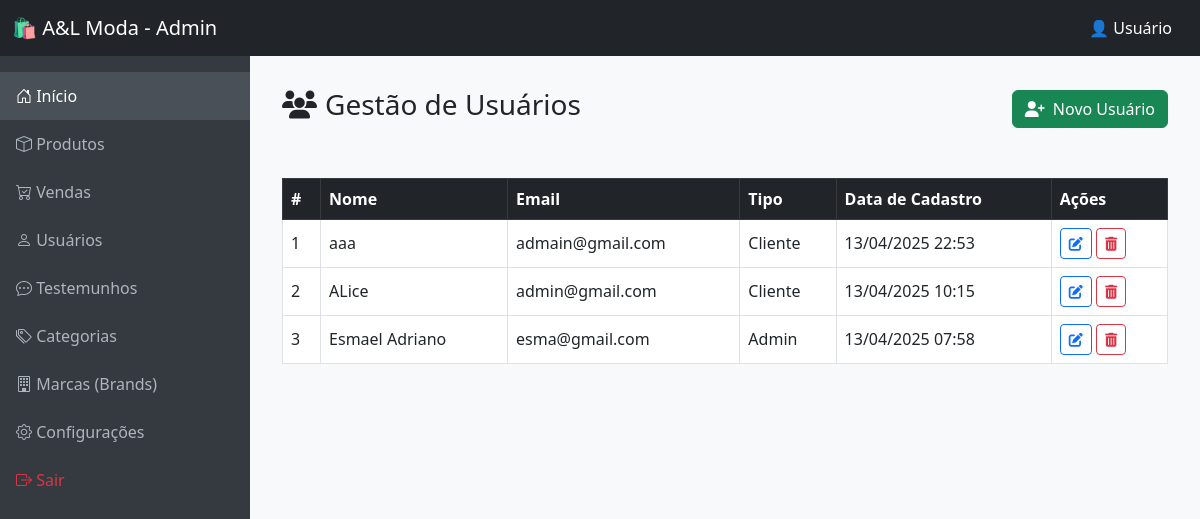
The page /painel/admin/usuarios.php on the database its author committed.
### tables this page shows
CREATE TABLE `usuarios` (
  `id` int(11) NOT NULL,
  `nome` varchar(255) NOT NULL,
  `email` varchar(255) NOT NULL,
  `senha` varchar(255) NOT NULL,
  `tipo` enum('cliente','admin') NOT NULL,
  `data_cadastro` timestamp NOT NULL DEFAULT current_timestamp()
);

### painel/admin/usuarios.php (the view, shortened to what this page needs)
<?php
include_once('C:\xampp\htdocs\A&Lmoda\conexao.php');
$usuarios = $conn->query("SELECT * FROM usuarios ORDER BY data_cadastro DESC");
?>
<!DOCTYPE html>
<html lang="pt-br">
<head>
    <link rel="stylesheet" href="https://cdn.jsdelivr.net/npm/bootstrap@5.3.0/dist/css/bootstrap.min.css">
    <link rel="stylesheet" href="https://cdnjs.cloudflare.com/ajax/libs/animate.css/4.1.1/animate.min.css" />
</head>
<body class="bg-light">
    <?php include_once('./navbar.php'); ?>
    <div class="main-content" style="margin-top: 56px;">
        <div class="d-flex justify-content-between align-items-center mb-4">
            <h3 class="text-dark"><i class="fas fa-users me-2"></i>Gestão de Usuários</h3>
            <button class="btn btn-success" data-bs-toggle="modal" data-bs-target="#addUserModal">
                <i class="fas fa-user-plus me-1"></i> Novo Usuário
            </button>
        </div>
        <div class="table-responsive mt-5">
            <table class="table table-hover table-bordered align-middle">
                <thead class="table-dark">
                    <tr>
                        <th>#</th>
                        <th>Nome</th>
                        <th>Email</th>
                        <th>Tipo</th>
                        <th>Data de Cadastro</th>
                        <th>Ações</th>
                    </tr>
                </thead>
                <tbody>
                    <?php
                    $usuarios->data_seek(0);
                    $index = 1;
                    while ($user = $usuarios->fetch_assoc()):
                    ?>
                        <tr>
                            <td><?= $index++ ?></td>
                            <td><?= $user['nome'] ?></td>
                            <td><?= $user['email'] ?></td>
                            <td><?= ucfirst($user['tipo']) ?></td>
                            <td><?= date('d/m/Y H:i', strtotime($user['data_cadastro'])) ?></td>
                            <td>
                                <button class="btn btn-sm btn-outline-primary" data-bs-toggle="modal" data-bs-target="#editUserModal<?= $user['id'] ?>">
                                    <i class="fas fa-edit"></i>
                                </button>
                                <form method="POST" class="d-inline">
                                    <button type="submit" name="delete_user" class="btn btn-sm btn-outline-danger" onclick="return confirm('Deseja excluir este usuário?')">
                                        <i class="fas fa-trash-alt"></i>
                                    </button>
                                </form>
                            </td>
                        </tr>
                    <?php endwhile; ?>
                </tbody>
            </table>
        </div>
    </div>
    <div id="alert-container" class="position-fixed top-0 end-0 p-3" style="z-index: 1055;"></div>
</body>
</html>

### painel/admin/navbar.php (style rules this page uses)
body { font-family: 'Segoe UI', sans-serif; background-color: #f8f9fa; }
.main-content { margin-left: 250px; padding: 2rem; }

### rows shown on the page
usuarios: nome "aaa", email "admain@gmail.com", tipo "Cliente", data_cadastro "13/04/2025 22:53"
usuarios: nome "ALice", email "admin@gmail.com", tipo "Cliente", data_cadastro "13/04/2025 10:15"
usuarios: nome "Esmael Adriano", email "esma@gmail.com", tipo "Admin", data_cadastro "13/04/2025 07:58"
